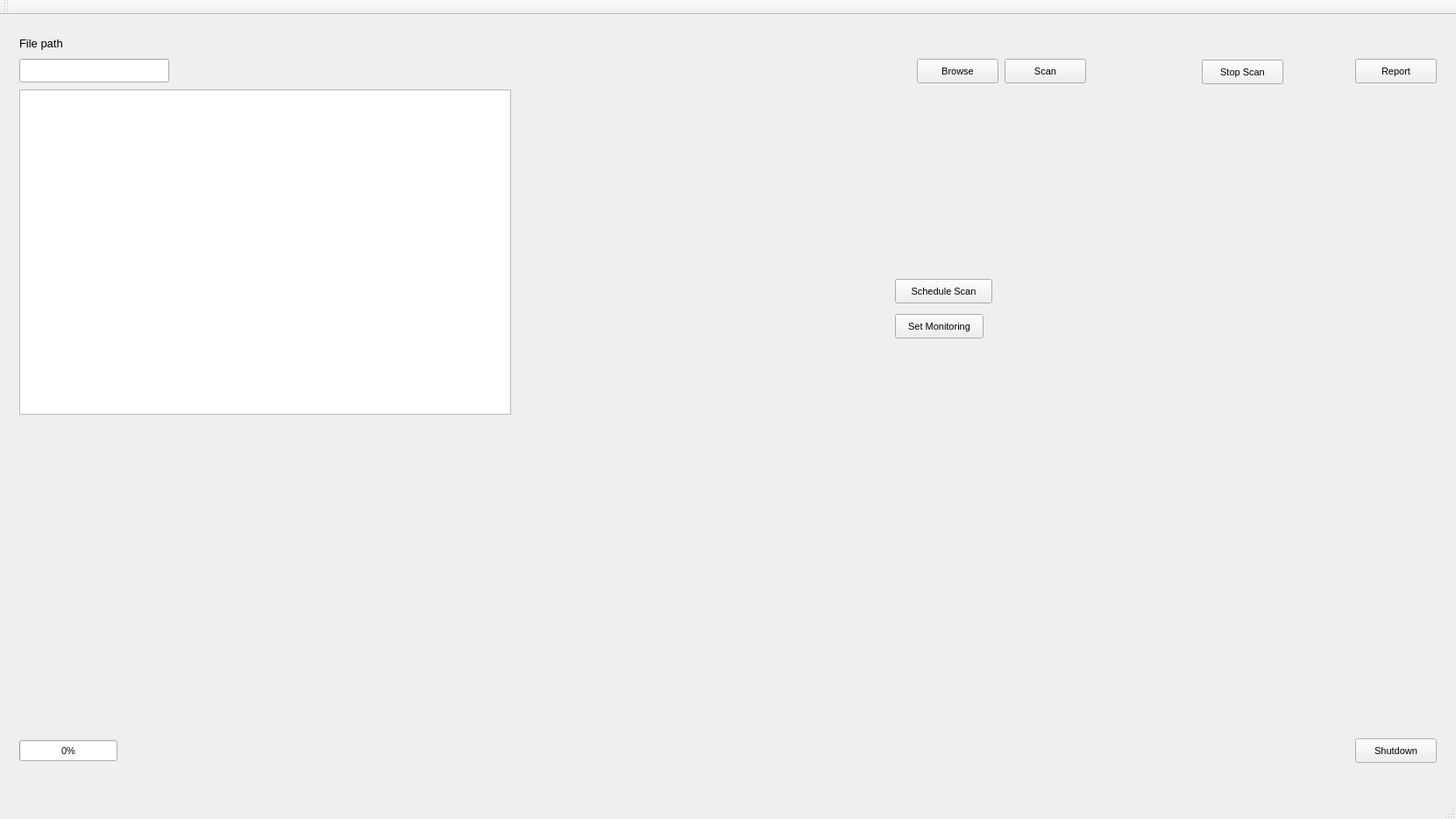
<?xml version="1.0" encoding="UTF-8"?>
<ui version="4.0">
 <class>ClientClass</class>
 <widget class="QMainWindow" name="ClientClass">
  <property name="geometry">
   <rect>
    <x>0</x>
    <y>0</y>
    <width>1661</width>
    <height>934</height>
   </rect>
  </property>
  <property name="font">
   <font>
    <pointsize>8</pointsize>
   </font>
  </property>
  <property name="windowTitle">
   <string>Client</string>
  </property>
  <widget class="QWidget" name="centralWidget">
   <layout class="QFormLayout" name="formLayout">
    <item row="0" column="0" colspan="2">
     <widget class="QStackedWidget" name="stackedWidget">
      <property name="currentIndex">
       <number>0</number>
      </property>
      <widget class="QWidget" name="page">
       <widget class="QLabel" name="pathLabel">
        <property name="geometry">
         <rect>
          <x>11</x>
          <y>11</y>
          <width>64</width>
          <height>21</height>
         </rect>
        </property>
        <property name="font">
         <font>
          <pointsize>10</pointsize>
         </font>
        </property>
        <property name="text">
         <string>File path</string>
        </property>
       </widget>
       <widget class="QLineEdit" name="pathLineEdit">
        <property name="geometry">
         <rect>
          <x>11</x>
          <y>39</y>
          <width>171</width>
          <height>27</height>
         </rect>
        </property>
        <property name="font">
         <font>
          <pointsize>10</pointsize>
         </font>
        </property>
       </widget>
       <widget class="QPushButton" name="browseButton">
        <property name="geometry">
         <rect>
          <x>1035</x>
          <y>39</y>
          <width>93</width>
          <height>28</height>
         </rect>
        </property>
        <property name="text">
         <string>Browse</string>
        </property>
       </widget>
       <widget class="QPushButton" name="scanButton">
        <property name="geometry">
         <rect>
          <x>1135</x>
          <y>39</y>
          <width>93</width>
          <height>28</height>
         </rect>
        </property>
        <property name="font">
         <font>
          <pointsize>8</pointsize>
         </font>
        </property>
        <property name="text">
         <string>Scan</string>
        </property>
       </widget>
       <widget class="QPushButton" name="stopScanButton">
        <property name="geometry">
         <rect>
          <x>1360</x>
          <y>40</y>
          <width>93</width>
          <height>28</height>
         </rect>
        </property>
        <property name="font">
         <font>
          <pointsize>8</pointsize>
         </font>
        </property>
        <property name="text">
         <string>Stop Scan</string>
        </property>
       </widget>
       <widget class="QPushButton" name="monitorPageButton">
        <property name="geometry">
         <rect>
          <x>1010</x>
          <y>330</y>
          <width>101</width>
          <height>28</height>
         </rect>
        </property>
        <property name="text">
         <string>Set Monitoring</string>
        </property>
       </widget>
       <widget class="QPushButton" name="reportButton">
        <property name="geometry">
         <rect>
          <x>1535</x>
          <y>39</y>
          <width>93</width>
          <height>28</height>
         </rect>
        </property>
        <property name="text">
         <string>Report</string>
        </property>
       </widget>
       <widget class="QTextEdit" name="reportTextEdit">
        <property name="geometry">
         <rect>
          <x>11</x>
          <y>74</y>
          <width>561</width>
          <height>371</height>
         </rect>
        </property>
        <property name="font">
         <font>
          <pointsize>10</pointsize>
         </font>
        </property>
       </widget>
       <widget class="QProgressBar" name="scanProgressBar">
        <property name="geometry">
         <rect>
          <x>11</x>
          <y>816</y>
          <width>112</width>
          <height>24</height>
         </rect>
        </property>
        <property name="value">
         <number>0</number>
        </property>
       </widget>
       <widget class="QPushButton" name="shutDownButton">
        <property name="geometry">
         <rect>
          <x>1535</x>
          <y>814</y>
          <width>93</width>
          <height>28</height>
         </rect>
        </property>
        <property name="text">
         <string>Shutdown</string>
        </property>
       </widget>
       <widget class="QPushButton" name="schedulePageButton">
        <property name="geometry">
         <rect>
          <x>1010</x>
          <y>290</y>
          <width>111</width>
          <height>28</height>
         </rect>
        </property>
        <property name="text">
         <string>Schedule Scan</string>
        </property>
       </widget>
      </widget>
      <widget class="QWidget" name="page_2">
       <layout class="QGridLayout" name="gridLayout_3">
        <item row="0" column="0">
         <widget class="QPushButton" name="backButton">
          <property name="text">
           <string>back</string>
          </property>
         </widget>
        </item>
        <item row="0" column="1" colspan="2">
         <widget class="QLabel" name="label">
          <property name="text">
           <string>Threats</string>
          </property>
         </widget>
        </item>
        <item row="1" column="0" colspan="3">
         <widget class="QListWidget" name="threatList">
          <property name="font">
           <font>
            <pointsize>11</pointsize>
           </font>
          </property>
         </widget>
        </item>
        <item row="2" column="0">
         <widget class="QPushButton" name="deleteButton">
          <property name="text">
           <string>delete</string>
          </property>
         </widget>
        </item>
        <item row="2" column="1">
         <widget class="QPushButton" name="quarantineButton">
          <property name="text">
           <string>quarantine</string>
          </property>
         </widget>
        </item>
        <item row="2" column="2">
         <widget class="QPushButton" name="unQuarantineButton">
          <property name="text">
           <string>Remove from quarantine</string>
          </property>
         </widget>
        </item>
       </layout>
      </widget>
      <widget class="QWidget" name="page_3">
       <widget class="QLineEdit" name="monitorPathEdit">
        <property name="geometry">
         <rect>
          <x>60</x>
          <y>40</y>
          <width>171</width>
          <height>27</height>
         </rect>
        </property>
        <property name="font">
         <font>
          <pointsize>10</pointsize>
         </font>
        </property>
       </widget>
       <widget class="QPushButton" name="monitorButton">
        <property name="geometry">
         <rect>
          <x>530</x>
          <y>40</y>
          <width>171</width>
          <height>28</height>
         </rect>
        </property>
        <property name="text">
         <string>Start Monitoring</string>
        </property>
       </widget>
       <widget class="QPushButton" name="monitorBackButton">
        <property name="geometry">
         <rect>
          <x>1020</x>
          <y>30</y>
          <width>534</width>
          <height>28</height>
         </rect>
        </property>
        <property name="text">
         <string>back</string>
        </property>
       </widget>
       <widget class="QTableWidget" name="monitorTable">
        <property name="geometry">
         <rect>
          <x>460</x>
          <y>280</y>
          <width>661</width>
          <height>192</height>
         </rect>
        </property>
        <column>
         <property name="text">
          <string>Path</string>
         </property>
        </column>
       </widget>
       <widget class="QPushButton" name="monitorBrowseButton">
        <property name="geometry">
         <rect>
          <x>260</x>
          <y>30</y>
          <width>171</width>
          <height>28</height>
         </rect>
        </property>
        <property name="text">
         <string>Browse</string>
        </property>
       </widget>
       <widget class="QPushButton" name="stopMonitorButton">
        <property name="geometry">
         <rect>
          <x>730</x>
          <y>60</y>
          <width>171</width>
          <height>28</height>
         </rect>
        </property>
        <property name="text">
         <string>Stop Monitoring</string>
        </property>
       </widget>
      </widget>
      <widget class="QWidget" name="page_4">
       <widget class="QLineEdit" name="schedulePathEdit">
        <property name="geometry">
         <rect>
          <x>100</x>
          <y>30</y>
          <width>171</width>
          <height>27</height>
         </rect>
        </property>
        <property name="font">
         <font>
          <pointsize>10</pointsize>
         </font>
        </property>
       </widget>
       <widget class="QPushButton" name="scheduleScanButton">
        <property name="geometry">
         <rect>
          <x>480</x>
          <y>30</y>
          <width>171</width>
          <height>28</height>
         </rect>
        </property>
        <property name="text">
         <string>Schedule Scan</string>
        </property>
       </widget>
       <widget class="QPushButton" name="scheduleBackButton">
        <property name="geometry">
         <rect>
          <x>860</x>
          <y>30</y>
          <width>534</width>
          <height>28</height>
         </rect>
        </property>
        <property name="text">
         <string>back</string>
        </property>
       </widget>
       <widget class="QTableWidget" name="scheduleScanTable">
        <property name="geometry">
         <rect>
          <x>295</x>
          <y>171</y>
          <width>611</width>
          <height>331</height>
         </rect>
        </property>
        <column>
         <property name="text">
          <string>Path</string>
         </property>
        </column>
        <column>
         <property name="text">
          <string>Time</string>
         </property>
        </column>
       </widget>
       <widget class="QPushButton" name="cancelScheduleScanButton">
        <property name="geometry">
         <rect>
          <x>560</x>
          <y>90</y>
          <width>171</width>
          <height>28</height>
         </rect>
        </property>
        <property name="text">
         <string>Cancel Schedule Scan</string>
        </property>
       </widget>
       <widget class="QTimeEdit" name="scheduleTimeEdit">
        <property name="geometry">
         <rect>
          <x>70</x>
          <y>110</y>
          <width>141</width>
          <height>22</height>
         </rect>
        </property>
       </widget>
       <widget class="QPushButton" name="scheduleBrowseButton">
        <property name="geometry">
         <rect>
          <x>300</x>
          <y>30</y>
          <width>171</width>
          <height>28</height>
         </rect>
        </property>
        <property name="text">
         <string>Browse</string>
        </property>
       </widget>
      </widget>
     </widget>
    </item>
   </layout>
  </widget>
  <widget class="QMenuBar" name="menuBar">
   <property name="geometry">
    <rect>
     <x>0</x>
     <y>0</y>
     <width>1661</width>
     <height>23</height>
    </rect>
   </property>
  </widget>
  <widget class="QToolBar" name="mainToolBar">
   <attribute name="toolBarArea">
    <enum>TopToolBarArea</enum>
   </attribute>
   <attribute name="toolBarBreak">
    <bool>false</bool>
   </attribute>
  </widget>
  <widget class="QStatusBar" name="statusBar"/>
 </widget>
 <layoutdefault spacing="6" margin="11"/>
 <resources>
  <include location="Client.qrc"/>
 </resources>
 <connections/>
</ui>
